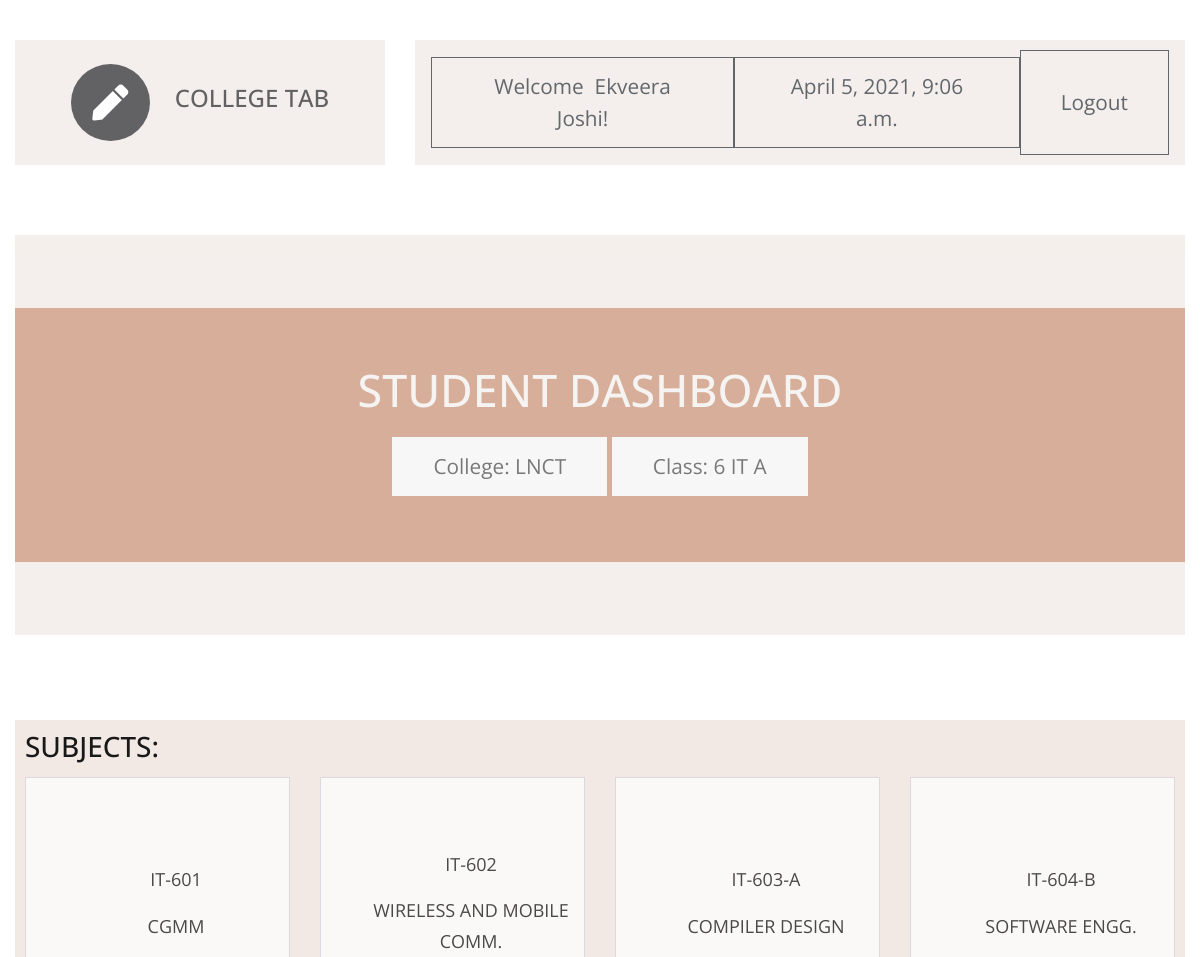
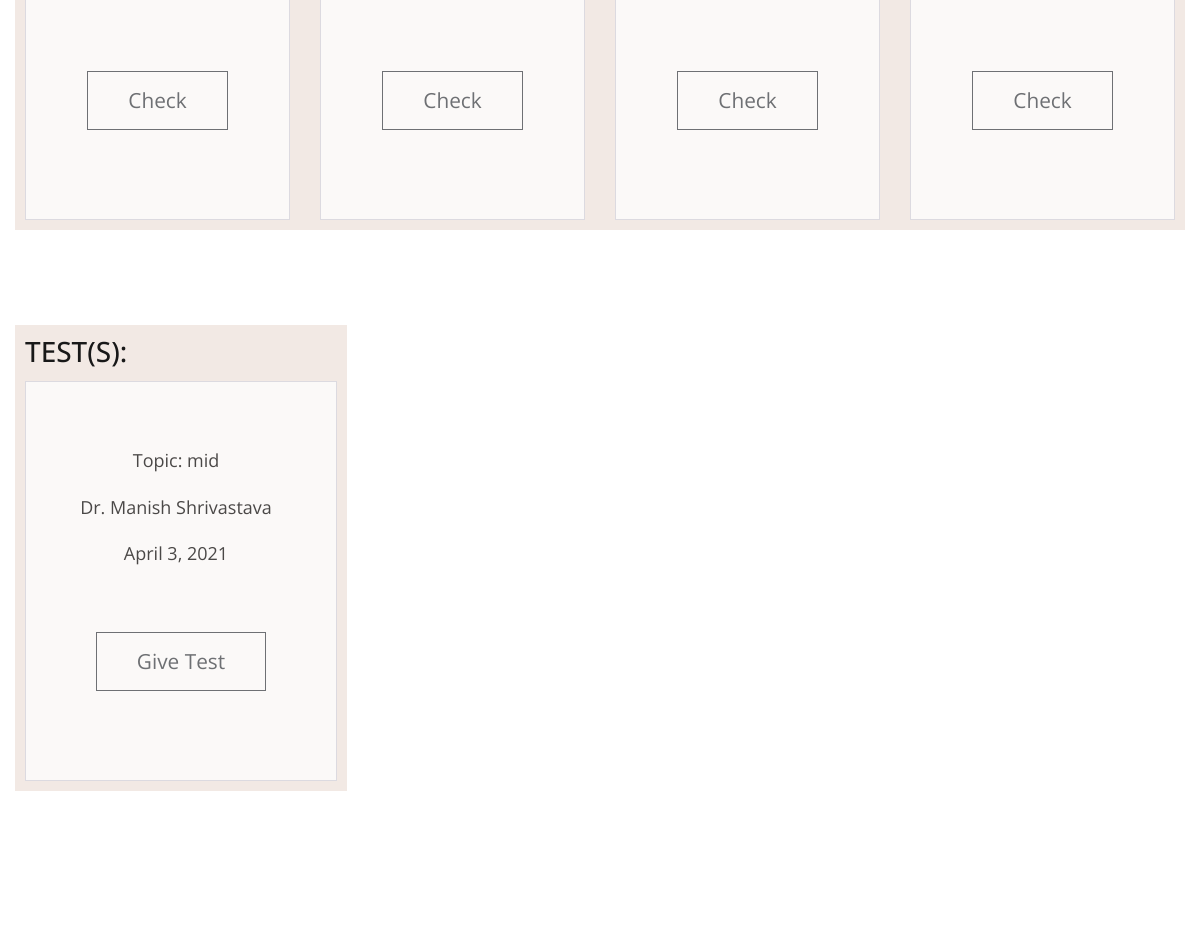
Screenshot of /s_dashboard/0103IT181044/ (signed in) with the database file from the repository (2 pictures, top to bottom).
### ctapp/models.py (models this page shows, shortened)
class student(models.Model):
    user = models.OneToOneField(User, on_delete=models.CASCADE,unique=True)
    enrollment_number = models.CharField(max_length = 12,primary_key = True)
    name = models.CharField(max_length = 30)
    college_name = models.CharField(max_length = 10,choices = CLG_CHOICES,default = 'LNCT')
    sem = models.CharField(max_length = 20,choices = SEMESTER_CHOICES,default = '6')
    sec = models.CharField(max_length = 1,choices = SEC_CHOICES,default = 'A')
    branch= models.CharField(max_length = 20,choices = BRANCH_CHOICES,default = 'IT')
    mobile_no = models.CharField(max_length=10)
    email = models.CharField(max_length=30)

class subject(models.Model):
    subject_code = models.CharField(max_length = 8,primary_key = True)
    name = models.CharField(max_length = 30)
    branch = models.CharField(max_length=20, choices=BRANCH_CHOICES, default='IT')
    sem = models.CharField(max_length = 20,choices = SEMESTER_CHOICES,default = '6')

class Test(models.Model):
    topic = models.CharField(max_length=50)
    link = models.CharField(max_length=1000)
    c_id  = models.ForeignKey(Class,on_delete=models.CASCADE)       #class id
    s_id = models.ForeignKey(subject,on_delete=models.CASCADE)  #subject id
    t_id = models.ForeignKey(teacher,on_delete=models.CASCADE)  #teacher id
    date = models.DateField()
    starttime = models.TimeField(auto_now=False,auto_now_add=False)
    endtime = models.TimeField(auto_now=False,auto_now_add=False)
    def __str__(self):
        s_name = str(self.s_id.name)     #get subject name
        sem_sec = str(self.c_id.branch) + " - " +str(self.c_id.sem)+"TH - "+str(self.c_id.sec)
        return sem_sec+" - "+s_name+' - ' + str(self.topic)

class teacher(models.Model):
    user = models.OneToOneField(User, on_delete=models.CASCADE,unique=True)
    name = models.CharField(max_length=30)
    college_name = models.CharField(max_length = 10,choices = CLG_CHOICES,default = 'LNCT')
    branch = models.CharField(max_length=20, choices=BRANCH_CHOICES, default='IT')
    mobile_no = models.CharField(max_length=10)
    email = models.CharField(max_length=30)

### ctapp/views.py (the view)
# urls.py: path('<str:id>/', views.student_dashboard, name='s_db'),
@login_required(login_url='s_login/')
def student_dashboard(request,id):
    template = loader.get_template('student dashboard.html')
    print(id)
    current_student = student.objects.get(enrollment_number=id)
    subjects = get_subjects(current_student)
    tests=get_tests(current_student)
    print(tests)
    now=current_datetime()
    if tests:
        context = {'student':current_student,'subject_list':subjects,'tests':tests,'error':'','cur_date':now}
        return HttpResponse(template.render(context, request))
    error='No tests assigned yet.'
    context = {'student':current_student,'subject_list':subjects,'error':error,'cur_date':now}
    return HttpResponse(template.render(context, request))

### ctapp/views.py (called while the page is built)
def get_subjects(student):
    branch = student.branch
    sem = student.sem
    return subject.objects.filter(branch=branch).filter(sem=sem)

def get_tests(student):
    try:
        curr_class = Class.objects.get(sem=student.sem,sec=student.sec,branch=student.branch)
        return Test.objects.filter(c_id=curr_class)
    except Test.DoesNotExist:
        return False

def current_datetime():
    now = datetime.datetime.now()
    return now

### ctapp/templates/student dashboard.html (shortened to what this page needs)
<!DOCTYPE html>
<html lang="en">
{% load static %}
  <head>
    <link rel="stylesheet" href="{% static 'css/all.min.css' %}" />
    <link rel="stylesheet" href="{% static 'css/bootstrap.min.css' %}" />
    <link rel="stylesheet" href="{% static 'css/templatemo-style.css' %}" />
  </head>
  <body id="servicesPage">
    <div class="parallax-window" data-parallax="scroll" data-image-src="{% static 'img/subjects_assignments.jpg' %}">
      <div class="container-fluid">
        <div class="row tm-brand-row">
          <div class="col-lg-4 col-11">
            <div class="tm-brand-container tm-bg-white-transparent">
              <i class="fas fa-2x fa-pen tm-brand-icon"></i>
              <div class="tm-brand-texts">
                <h1 class="text-uppercase tm-brand-name">College Tab</h1>
              </div>
            </div>
          </div>
          <div class="col-lg-8 col-1">
            <div class="tm-nav">
              <nav
                class="navbar navbar-expand-lg navbar-light tm-bg-white-transparent tm-navbar">
                <div class="collapse navbar-collapse" id="navbarNav">
                  <ul class="navbar-nav">
                    <li class="btn btn-outline-dark">
                      Welcome&nbsp;&nbsp;{{student.name}}!
                    </li>
                    <li class="nav-item">
                      <button type="button" class="btn btn-outline-dark">{{ cur_date }}</button>
                    </li>
                    <li class="nav-item">
                      <button type="button" class="btn btn-outline-dark" style="height: 105px;">Logout</button>
                    </li>
                  </ul>
                </div>
              </nav>
            </div>
          </div>
        </div>
        <section class="row" id="tmServices">
         <div class="col-12">
            <div class="parallax-window tm-services-parallax-header tm-testimonials-parallax-header tm-bg-white-transparent"
                 data-parallax="scroll"
                 data-z-index="101"
                 >
                 <div class="tm-bg-brown-transparent text-center tm-services-header tm-testimonials-header">
                    <h2 class="text-uppercase tm-services-page-title tm-testimonials-page-title">Student Dashboard</h2>
                    <p class="btn btn-outline-light active">
                        College: {{student.college_name}}
                    </p>
                    <p class="btn btn-outline-light active">
                        Class: {{student.sem}} {{student.branch}} {{student.sec}}
                    </p>
                </div>
            </div>
          </div>
          <div class="col-12 tm-tabs-container">
              <div class="sections">
                <h3>SUBJECTS:</h3>
                <div class="card-deck">
                  {% for subject in subject_list%}
                          <div class="card btn-outline card-upper">
                            <div class="card-body text-center">
                              <div class="cards">
                                <div class="contents">
                                  <p class="card-text">
                                    {{subject.subject_code}}
                                  </p>
                                  <p class="card-text">
                                    {{subject.name}}
                                  </p>
                                </div>
                                <div class="card-text" style="position:relative; top:50px;">
                                  <a class="btn btn-outline-dark" href="{% url 'student:s_subject_assignment_list' student.enrollment_number subject.subject_code %}">Check</a>
                                </div>
                              </div>
                            </div>
                          </div>
                    {% endfor %}
              </div>
            </div>
          </div>
          <div class="col-12" id="tests">
            <div class="sections">
              <h3>TEST(S):</h3>
              <div class="card-deck">
                {% if error != '' %}
                <div class="card-body text-center">{{error}}</div>
                {% else %}
                {% for test in tests %}
                  <div class="card btn-outline card-upper">
                    <div class="card-body text-center">
                      <div class="cards">
                        <div class="contents">
                          <p class="card-text">
                            Topic: {{test.topic}}
                          </p>
                          <p class="card-text">
                            {{test.t_id.name}}
                          </p>
                          <p class="card-text">
                            {{test.date}}
                          </p>
                        </div>
                        <div class="card-text" style="position:relative; top:50px;">
                          <a class="btn btn-outline-dark" href="#">Give Test</a>
                        </div>
                      </div>
                    </div>
                  </div>
                {% endfor %}
                {% endif %}
            </div>
          </div>
        </div>
        </section>
        <footer class="row">
          <p class="col-12 text-white text-center tm-copyright-text">
          </p>
        </footer>
      </div>
    </div>
  </body>
</html>

### ctapp/static/css/templatemo-style.css (style rules this page uses)
html { scroll-behavior: smooth; }
body { font-family: "Open Sans", Arial, Helvetica, sans-serif; font-size: 18px; font-weight: 400; color: #6b6b6b; overflow-x: hidden; }
a, button { transition: all 0.3s ease; }
.container-fluid { max-width: 1310px; }
.parallax-window { min-height: 1100px; background: transparent; }
.tm-bg-white-transparent { background-color: rgba(255, 255, 255, 0.8); }
.tm-brand-row { align-items: center; padding-top: 40px; padding-bottom: 28px; }
.tm-brand-container { max-width: 500px; height: 125px; display: flex; align-items: center; justify-content: center; }
.tm-brand-icon { width: 79px; height: 77px; display: flex; align-items: center; justify-content: center; background-color: #333436; color: white; border-radius: 50%; margin-right: 25px; }
.tm-brand-name { font-size: 1.5rem; color: #333333; }
.tm-navbar { max-width: 840px;min-height: 125px;justify-content:; }
.tm-navbar .navbar-nav { width: 100%; display: flex; align-items: center; justify-content: space-around; }
.nav-item { position: relative; }
.btn { border-radius: 0; padding: 13px 40px; font-size: 1.3rem; }
p { line-height: 1.7; }
.tm-copyright-text { font-size: 1rem; padding-top: 50px; padding-bottom: 45px; }
.tm-bg-brown-transparent { background-color: #C07F5B; opacity: 0.77; color: #F4F3F2; font-weight: bold; }
.tm-bg-white-transparent { background-color: #F2EBE7;; opacity: 0.77; color: #F4F3F2; font-weight: bold; }
.cards { height: 100%; width:100%; background-color:white; color:black; opacity:1; padding:30px; }
.card-upper { height:400px; width:312px; margin:5px; background-color:#C07F5B; opacity:0.77; color:aliceblue; }
.sections { background-color: #F1E7E2; opacity:0.9; display: inline-block; padding:10px; color:black; }
.contents { height:150px; width:200px; align-content: center; }
#tests { position: relative; top:-40px; }
.card { box-shadow: none; -webkit-box-shadow: none; -moz-box-shadow: none; -ms-box-shadow: none }
.card { position: relative; display: flex; flex-direction: column; min-width: 0; word-wrap: break-word; background-color: #fff; background-clip: border-box; border: 1px solid #d2d2dc; border-radius: 0 }
.tm-services-parallax-header { min-height: 700px; display: flex; align-items: center; margin-top: 42px; margin-bottom: 22px; }
.tm-services-header { position: relative; z-index: 102; width: 100%; padding: 85px 15px 37px 15px; }
.tm-services-page-title { font-size: 2.8rem; padding-bottom: 37px; }
.tm-tabs-container { display: flex; padding-top: 40px; padding-bottom: 135px; }
.tm-testimonials-header { padding: 55px 15px 50px; }
.tm-testimonials-page-title { padding-bottom: 0; margin-bottom: 20px; }
.tm-testimonials-parallax-header { min-height: 400px; margin-bottom: 45px; }

### rows the page displays
student: name "Ekveera Joshi", college_name "LNCT", sem "6", branch "IT", sec "A"
subject: subject_code "IT-601", name "CGMM"
subject: subject_code "IT-602", name "WIRELESS AND MOBILE COMM."
subject: subject_code "IT-603-A", name "COMPILER DESIGN"
subject: subject_code "IT-604-B", name "SOFTWARE ENGG."
Test: topic "mid", t_id.name "Dr. Manish Shrivastava", date "April 3, 2021"

### other values shown
{{ cur_date }} "April 5, 2021, 9:06 a.m."
